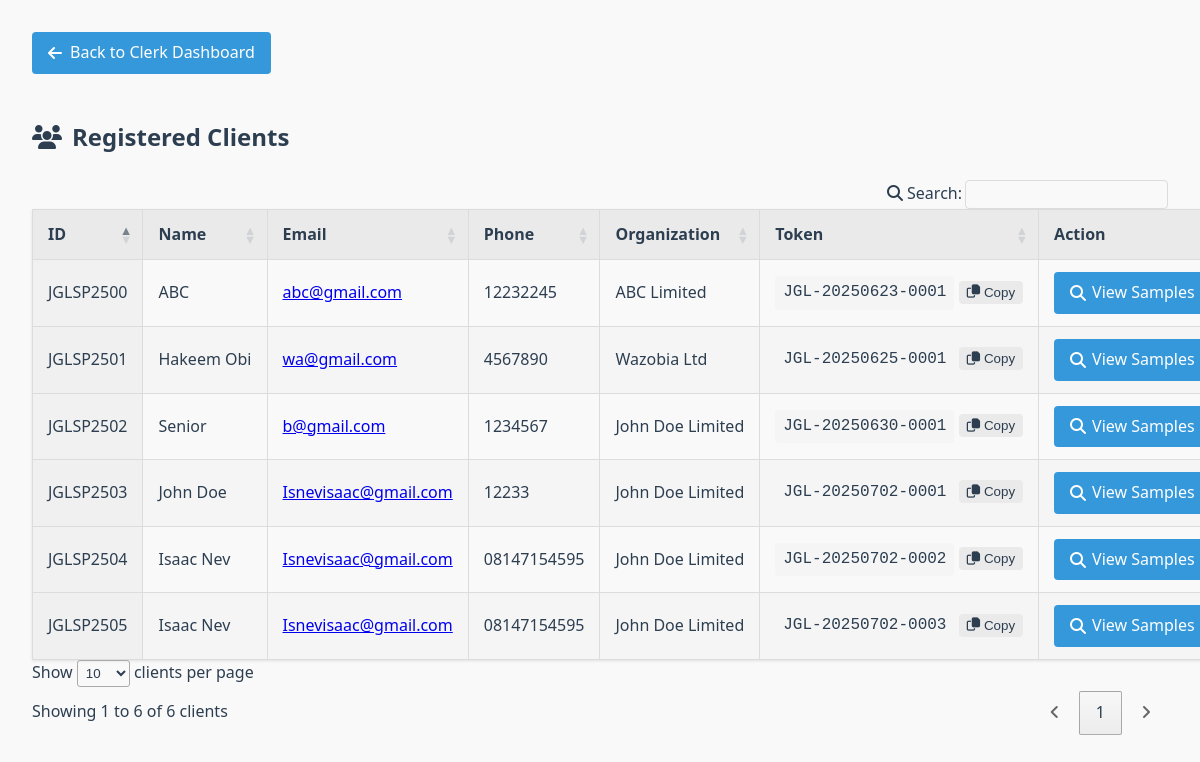
/clients/ (signed in), run on an earlier commit of the app's database.
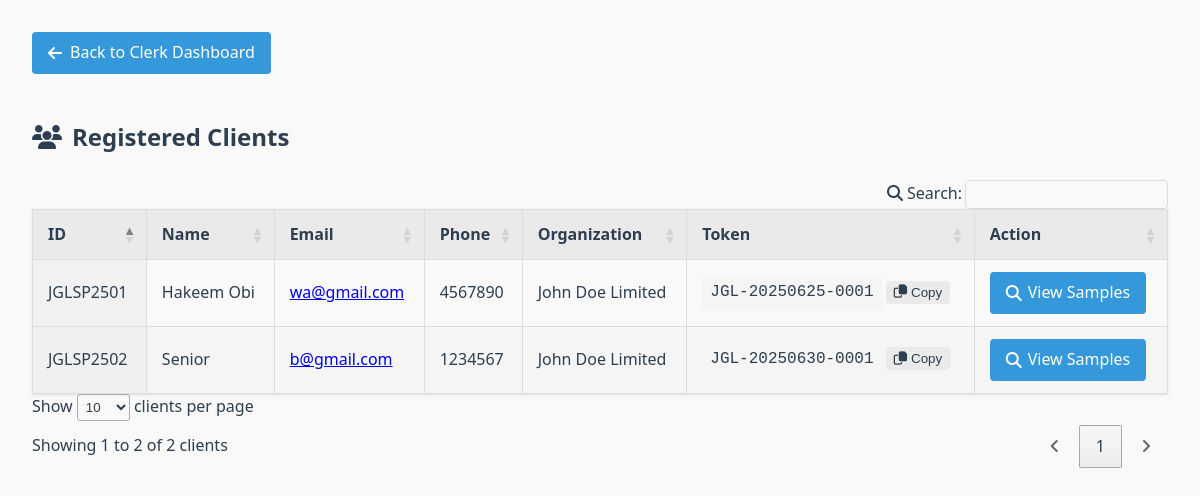
And on a later commit of the database.
### lims/models/client.py (models this page shows, shortened)
class Client(models.Model):
    client_id = models.CharField(max_length=20, unique=True)
    name = models.CharField(max_length=100)
    organization = models.CharField(max_length=150)
    email = models.EmailField()
    phone = models.CharField(max_length=20)
    address = models.TextField()
    token = models.CharField(max_length=20, unique=True, blank=True)
    created = models.DateTimeField(auto_now_add=True)
    coa_released = models.BooleanField(default=False)

### lims/views/clerk_views.py (the view)
# urls.py: path("clients/", views.view_all_clients, name="view_all_clients"),
@login_required
def view_all_clients(request):
    clients = Client.objects.all()
    return render(request, "lims/client_list.html", {"clients": clients})

### lims/templates/lims/client_list.html (shortened to what this page needs)
<!DOCTYPE html>
<html lang="en">
<head>
  <link rel="stylesheet" href="https://cdn.datatables.net/1.13.6/css/jquery.dataTables.min.css">
  <link rel="stylesheet" href="https://cdn.datatables.net/buttons/2.4.2/css/buttons.dataTables.min.css">
  <link rel="stylesheet" href="https://cdnjs.cloudflare.com/ajax/libs/font-awesome/6.4.0/css/all.min.css">
</head>
<body>
  <a href="{% url 'clerk_dashboard' %}" class="back-btn">
    <i class="fas fa-arrow-left"></i> Back to Clerk Dashboard
  </a>
  <h2><i class="fas fa-users"></i> Registered Clients</h2>
  <table id="clients-table" class="display nowrap" style="width:100%">
    <thead>
      <tr>
        <th>ID</th>
        <th>Name</th>
        <th>Email</th>
        <th>Phone</th>
        <th>Organization</th>
        <th>Token</th>
        <th>Action</th>
      </tr>
    </thead>
    <tbody>
      {% for client in clients %}
      <tr>
        <td>{{ client.client_id }}</td>
        <td>{{ client.name }}</td>
        <td><a href="mailto:{{ client.email }}">{{ client.email }}</a></td>
        <td>{{ client.phone }}</td>
        <td>{{ client.organization }}</td>
        <td>
          <span class="token-display">{{ client.token }}</span>
          <button class="btn-copy" onclick="navigator.clipboard.writeText('{{ client.token }}')">
            <i class="far fa-copy"></i> Copy
          </button>
        </td>
        <td>
          <a class="btn btn-view" href="{% url 'view_client_samples' client.id %}">
            <i class="fas fa-search"></i> View Samples
          </a>
        </td>
      </tr>
      {% endfor %}
    </tbody>
  </table>
</body>
</html>

What changed in the data, as far as the page shows it:
removed Client: client_id "JGLSP2500", name "ABC", email "abc@gmail.com", phone "12232245", organization "ABC Limited", token "JGL-20250623-0001"
removed Client: client_id "JGLSP2503", name "John Doe", email "Isnevisaac@gmail.com", phone "12233", organization "John Doe Limited", token "JGL-20250702-0001"
removed Client: client_id "JGLSP2504", name "Isaac Nev", email "Isnevisaac@gmail.com", phone "08147154595", organization "John Doe Limited", token "JGL-20250702-0002"
removed Client: client_id "JGLSP2505", name "Isaac Nev", email "Isnevisaac@gmail.com", phone "08147154595", organization "John Doe Limited", token "JGL-20250702-0003"
changed Client "JGLSP2501": organization "Wazobia Ltd" → "John Doe Limited"
Also different on the page:
text written by a page script: "Search: Show clients per page Showing 1 to 6 of 6 clients 1" → "Search: Show clients per page Showing 1 to 2 of 2 clients 1"
